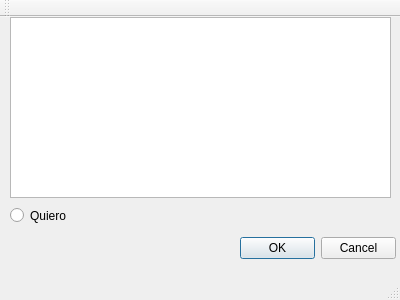
<?xml version="1.0" encoding="UTF-8"?>
<ui version="4.0">
 <class>MainWindow</class>
 <widget class="QMainWindow" name="MainWindow">
  <property name="geometry">
   <rect>
    <x>0</x>
    <y>0</y>
    <width>400</width>
    <height>300</height>
   </rect>
  </property>
  <property name="windowTitle">
   <string>MainWindow</string>
  </property>
  <widget class="QWidget" name="centralWidget">
   <widget class="QRadioButton" name="radioButton">
    <property name="geometry">
     <rect>
      <x>10</x>
      <y>190</y>
      <width>82</width>
      <height>17</height>
     </rect>
    </property>
    <property name="text">
     <string>Quiero</string>
    </property>
   </widget>
   <widget class="QDialogButtonBox" name="buttonBox">
    <property name="geometry">
     <rect>
      <x>240</x>
      <y>220</y>
      <width>156</width>
      <height>23</height>
     </rect>
    </property>
    <property name="standardButtons">
     <set>QDialogButtonBox::Cancel|QDialogButtonBox::Ok</set>
    </property>
   </widget>
   <widget class="QPlainTextEdit" name="plainTextEdit">
    <property name="geometry">
     <rect>
      <x>10</x>
      <y>0</y>
      <width>381</width>
      <height>181</height>
     </rect>
    </property>
   </widget>
  </widget>
  <widget class="QMenuBar" name="menuBar">
   <property name="geometry">
    <rect>
     <x>0</x>
     <y>0</y>
     <width>400</width>
     <height>21</height>
    </rect>
   </property>
  </widget>
  <widget class="QToolBar" name="mainToolBar">
   <attribute name="toolBarArea">
    <enum>TopToolBarArea</enum>
   </attribute>
   <attribute name="toolBarBreak">
    <bool>false</bool>
   </attribute>
  </widget>
  <widget class="QStatusBar" name="statusBar"/>
 </widget>
 <layoutdefault spacing="6" margin="11"/>
 <resources/>
 <connections/>
</ui>
